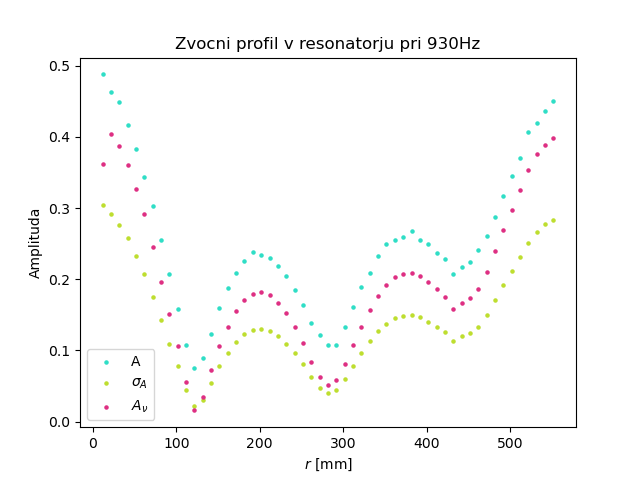

Write the Python code that produced this figure.
import matplotlib.pyplot as plt
import numpy as np

amp = np.genfromtxt("nal03_frekv_930.txt", usecols=0)
amp_sttdev = np.genfromtxt("nal03_frekv_930.txt", usecols=1)
amp_lock = np.genfromtxt("nal03_frekv_930.txt", usecols=2)

premik = 10  # Premik vzdolz x osi med vsakimi meritvami v mm
zacetnalega = 11.7  # Zacetna oddaljenost mikrofona od stene v mm
pos = [zacetnalega + i*premik for i in range(len(amp))]

print(pos)

plt.scatter(pos, amp, c="#2FDEC6", s=5, label="A")
plt.scatter(pos, amp_sttdev, c="#BEDE2F", s=5, label=r'$\sigma_A$')
plt.scatter(pos, amp_lock, c="#DE2F83", s=5, label=r'$A_\nu$')

plt.title("Zvocni profil v resonatorju pri 930Hz")
plt.xlabel(r'$r$ [mm]')
plt.ylabel("Amplituda")
plt.legend()

plt.show()
